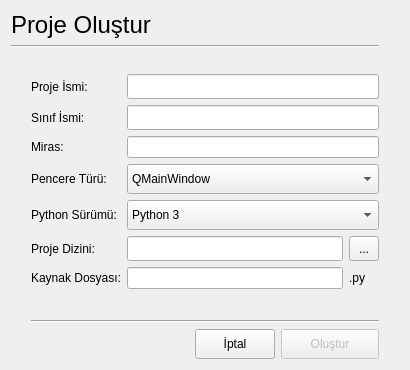
<?xml version="1.0" encoding="UTF-8"?>
<ui version="4.0">
 <class>Dialog</class>
 <widget class="QDialog" name="Dialog">
  <property name="geometry">
   <rect>
    <x>0</x>
    <y>0</y>
    <width>410</width>
    <height>370</height>
   </rect>
  </property>
  <property name="minimumSize">
   <size>
    <width>410</width>
    <height>0</height>
   </size>
  </property>
  <property name="maximumSize">
   <size>
    <width>410</width>
    <height>370</height>
   </size>
  </property>
  <property name="windowTitle">
   <string>Proje Oluştur</string>
  </property>
  <layout class="QGridLayout" name="gridLayout_2">
   <item row="0" column="0">
    <widget class="QLabel" name="title">
     <property name="maximumSize">
      <size>
       <width>16777215</width>
       <height>30</height>
      </size>
     </property>
     <property name="text">
      <string>&lt;html&gt;&lt;head/&gt;&lt;body&gt;&lt;p&gt;&lt;span style=&quot; font-size:18pt;&quot;&gt;Proje Oluştur&lt;/span&gt;&lt;/p&gt;&lt;/body&gt;&lt;/html&gt;</string>
     </property>
    </widget>
   </item>
   <item row="1" column="0" colspan="2">
    <widget class="Line" name="line">
     <property name="orientation">
      <enum>Qt::Horizontal</enum>
     </property>
    </widget>
   </item>
   <item row="2" column="0">
    <spacer name="verticalSpacer_4">
     <property name="orientation">
      <enum>Qt::Vertical</enum>
     </property>
     <property name="sizeType">
      <enum>QSizePolicy::Minimum</enum>
     </property>
     <property name="sizeHint" stdset="0">
      <size>
       <width>20</width>
       <height>20</height>
      </size>
     </property>
    </spacer>
   </item>
   <item row="3" column="0">
    <spacer name="verticalSpacer_2">
     <property name="orientation">
      <enum>Qt::Vertical</enum>
     </property>
     <property name="sizeType">
      <enum>QSizePolicy::Maximum</enum>
     </property>
     <property name="sizeHint" stdset="0">
      <size>
       <width>20</width>
       <height>10</height>
      </size>
     </property>
    </spacer>
   </item>
   <item row="4" column="2">
    <spacer name="horizontalSpacer_2">
     <property name="orientation">
      <enum>Qt::Horizontal</enum>
     </property>
     <property name="sizeType">
      <enum>QSizePolicy::Maximum</enum>
     </property>
     <property name="sizeHint" stdset="0">
      <size>
       <width>20</width>
       <height>20</height>
      </size>
     </property>
    </spacer>
   </item>
   <item row="5" column="1">
    <spacer name="verticalSpacer_3">
     <property name="orientation">
      <enum>Qt::Vertical</enum>
     </property>
     <property name="sizeHint" stdset="0">
      <size>
       <width>20</width>
       <height>40</height>
      </size>
     </property>
    </spacer>
   </item>
   <item row="4" column="0" colspan="2">
    <layout class="QGridLayout" name="gridLayout">
     <item row="6" column="5">
      <widget class="QToolButton" name="dirB">
       <property name="minimumSize">
        <size>
         <width>30</width>
         <height>25</height>
        </size>
       </property>
       <property name="text">
        <string>...</string>
       </property>
      </widget>
     </item>
     <item row="2" column="2" colspan="4">
      <widget class="QLineEdit" name="classL">
       <property name="minimumSize">
        <size>
         <width>0</width>
         <height>25</height>
        </size>
       </property>
       <property name="maxLength">
        <number>18</number>
       </property>
      </widget>
     </item>
     <item row="6" column="2" colspan="3">
      <widget class="QLineEdit" name="dirL">
       <property name="minimumSize">
        <size>
         <width>0</width>
         <height>25</height>
        </size>
       </property>
      </widget>
     </item>
     <item row="8" column="1">
      <widget class="QLabel" name="lbl5">
       <property name="styleSheet">
        <string notr="true"/>
       </property>
       <property name="text">
        <string>Kaynak Dosyası:</string>
       </property>
      </widget>
     </item>
     <item row="8" column="2" colspan="3">
      <widget class="QLineEdit" name="sourceL"/>
     </item>
     <item row="11" column="0">
      <spacer name="horizontalSpacer">
       <property name="orientation">
        <enum>Qt::Horizontal</enum>
       </property>
       <property name="sizeType">
        <enum>QSizePolicy::Maximum</enum>
       </property>
       <property name="sizeHint" stdset="0">
        <size>
         <width>20</width>
         <height>20</height>
        </size>
       </property>
      </spacer>
     </item>
     <item row="10" column="1" colspan="5">
      <widget class="Line" name="line_2">
       <property name="orientation">
        <enum>Qt::Horizontal</enum>
       </property>
      </widget>
     </item>
     <item row="2" column="1">
      <widget class="QLabel" name="lbl2">
       <property name="text">
        <string>Sınıf İsmi:</string>
       </property>
      </widget>
     </item>
     <item row="0" column="2" colspan="4">
      <widget class="QLineEdit" name="nameL">
       <property name="minimumSize">
        <size>
         <width>0</width>
         <height>25</height>
        </size>
       </property>
       <property name="maxLength">
        <number>18</number>
       </property>
      </widget>
     </item>
     <item row="6" column="1">
      <widget class="QLabel" name="lbl4">
       <property name="styleSheet">
        <string notr="true"/>
       </property>
       <property name="text">
        <string>Proje Dizini:</string>
       </property>
      </widget>
     </item>
     <item row="4" column="1">
      <widget class="QLabel" name="lbl3">
       <property name="text">
        <string>Pencere Türü:</string>
       </property>
      </widget>
     </item>
     <item row="9" column="2">
      <spacer name="verticalSpacer">
       <property name="orientation">
        <enum>Qt::Vertical</enum>
       </property>
       <property name="sizeType">
        <enum>QSizePolicy::Maximum</enum>
       </property>
       <property name="sizeHint" stdset="0">
        <size>
         <width>20</width>
         <height>150</height>
        </size>
       </property>
      </spacer>
     </item>
     <item row="0" column="1">
      <widget class="QLabel" name="lbl1">
       <property name="styleSheet">
        <string notr="true"/>
       </property>
       <property name="text">
        <string>Proje İsmi:</string>
       </property>
      </widget>
     </item>
     <item row="8" column="5">
      <widget class="QLabel" name="label_5">
       <property name="text">
        <string>.py</string>
       </property>
      </widget>
     </item>
     <item row="4" column="2" colspan="4">
      <widget class="QComboBox" name="wtBox">
       <property name="minimumSize">
        <size>
         <width>0</width>
         <height>30</height>
        </size>
       </property>
       <item>
        <property name="text">
         <string>QMainWindow</string>
        </property>
       </item>
       <item>
        <property name="text">
         <string>QWidget</string>
        </property>
       </item>
       <item>
        <property name="text">
         <string>QDialog</string>
        </property>
       </item>
      </widget>
     </item>
     <item row="3" column="1">
      <widget class="QLabel" name="lbl2_2">
       <property name="text">
        <string>Miras:</string>
       </property>
      </widget>
     </item>
     <item row="11" column="4" colspan="2">
      <widget class="QPushButton" name="createB">
       <property name="enabled">
        <bool>false</bool>
       </property>
       <property name="minimumSize">
        <size>
         <width>0</width>
         <height>30</height>
        </size>
       </property>
       <property name="text">
        <string>Oluştur</string>
       </property>
      </widget>
     </item>
     <item row="3" column="2" colspan="4">
      <widget class="QLineEdit" name="instL"/>
     </item>
     <item row="11" column="3">
      <widget class="QPushButton" name="cancelB">
       <property name="minimumSize">
        <size>
         <width>0</width>
         <height>30</height>
        </size>
       </property>
       <property name="text">
        <string>İptal</string>
       </property>
      </widget>
     </item>
     <item row="5" column="1">
      <widget class="QLabel" name="label">
       <property name="text">
        <string>Python Sürümü:</string>
       </property>
      </widget>
     </item>
     <item row="5" column="2" colspan="4">
      <widget class="QComboBox" name="versionB">
       <property name="minimumSize">
        <size>
         <width>0</width>
         <height>30</height>
        </size>
       </property>
       <item>
        <property name="text">
         <string>Python 3</string>
        </property>
       </item>
       <item>
        <property name="text">
         <string>Python 2</string>
        </property>
       </item>
      </widget>
     </item>
    </layout>
   </item>
  </layout>
 </widget>
 <tabstops>
  <tabstop>nameL</tabstop>
  <tabstop>classL</tabstop>
  <tabstop>wtBox</tabstop>
  <tabstop>dirL</tabstop>
  <tabstop>dirB</tabstop>
  <tabstop>sourceL</tabstop>
  <tabstop>createB</tabstop>
 </tabstops>
 <resources/>
 <connections>
  <connection>
   <sender>cancelB</sender>
   <signal>clicked()</signal>
   <receiver>Dialog</receiver>
   <slot>reject()</slot>
   <hints>
    <hint type="sourcelabel">
     <x>223</x>
     <y>305</y>
    </hint>
    <hint type="destinationlabel">
     <x>169</x>
     <y>296</y>
    </hint>
   </hints>
  </connection>
 </connections>
</ui>
